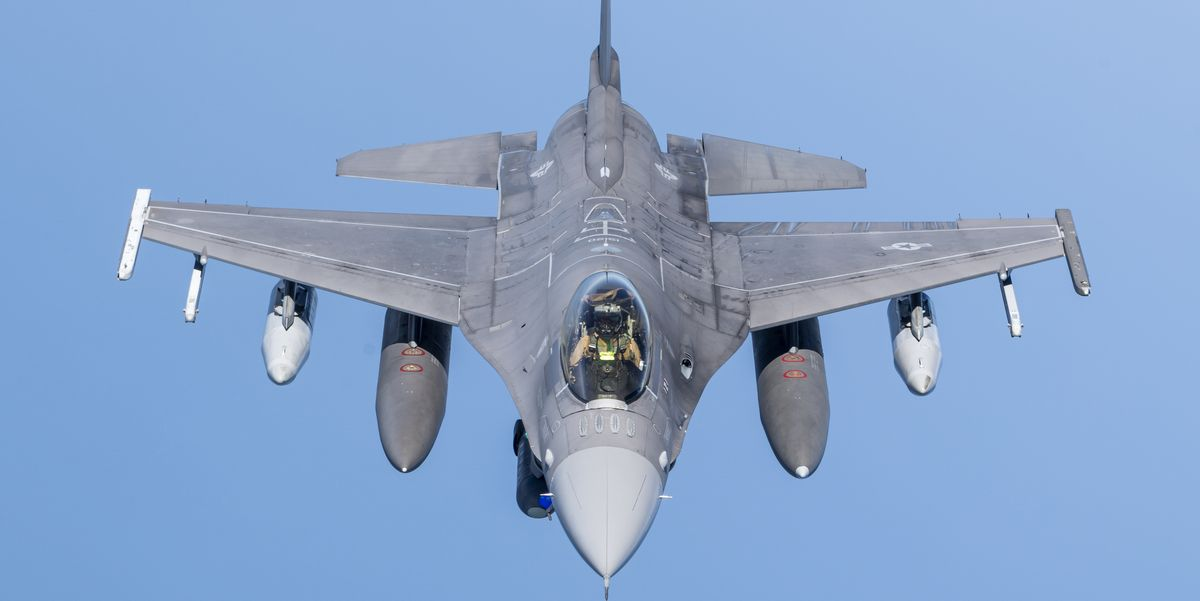
#> input picture 2203/testimg.jpg, 1200 x 601 px
$ jupyter execute finalterm.ipynb
#> lines starting #> are read from the running program, lines starting #| are printed output that depends on the picture
### images

[cell 1]
import cv2
import matplotlib.pyplot as plt

# read the image
img = cv2.imread("../testimg.jpg",)
#> img is the input picture: shape (601, 1200, 3); mean B, G, R 203.1, 164.3, 136.2

# some flags
cv2.IMREAD_COLOR # loading a color image
cv2.IMREAD_GRAYSCALE # loading image as grayscale
cv2.IMREAD_UNCHANGED # loading image with alpha channel

# COLOR ORDER
# cv2 -> BGR
# matplotlib -> RGB
# cv2 -> matplotlib (BGR-> RGB)

[cell 2]
# read as grayscale
img_grey = cv2.imread("../testimg.jpg", flags=cv2.IMREAD_GRAYSCALE)
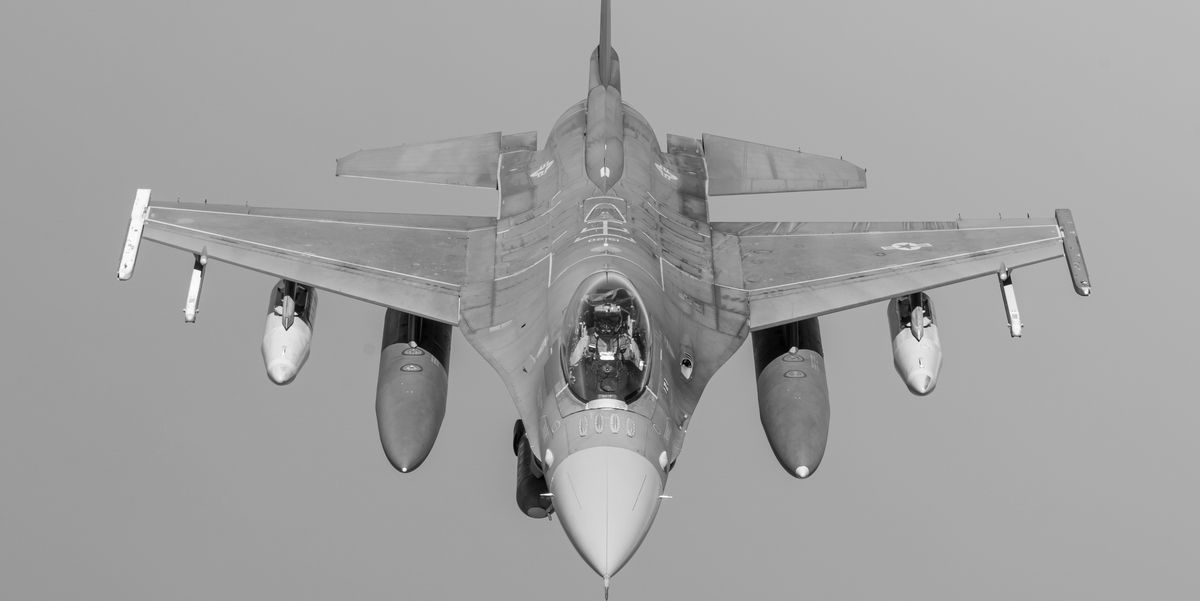
#> img_grey: shape (601, 1200); min 0, max 255, mean 160.4

# read as original
img_org = cv2.imread("../testimg.jpg", flags=cv2.IMREAD_COLOR)


fig, axes = plt.subplots(nrows=1, ncols=2)
ax1, ax2 = axes.flatten()

ax1.imshow(img_grey,cmap="gray")
ax1.set_title("grayscale image")
ax1.axis("off")

# convert BGR to RGB
img_org = cv2.cvtColor(img_org, code=cv2.COLOR_BGR2RGB)
ax2.imshow(img_org)
ax2.set_title("original image")
ax2.axis("off")
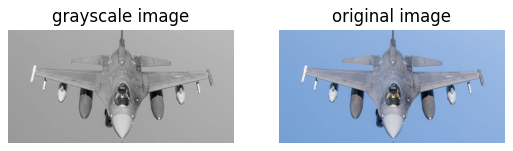
#> figure drawn by matplotlib, 2 panels

**Resizing**

[cell 3]
img = cv2.imread("../testimg.jpg", 0)

# resize image
img = cv2.resize(img,dsize=(100,50)) # takes in (W,H)
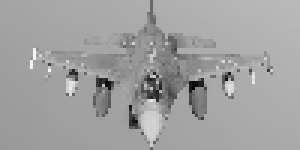
#> img: shape (50, 100) (shown 3 times larger); min 8, max 248, mean 160.4

plt.imshow(img, cmap="gray")
plt.axis("off")

**cropping**

Format: [y_start:y_end, x_start:x_end]

[cell 4]
img = cv2.imread("../testimg.jpg", 0)

# cropping image
cropped = img[200:400,300:900]
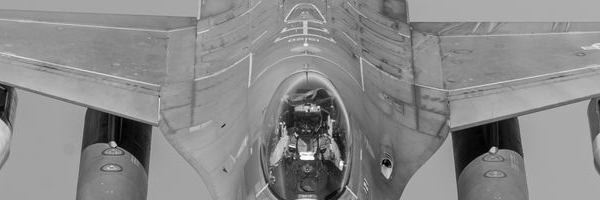
#> cropped: shape (200, 600); min 0, max 255, mean 137.1

plt.imshow(cropped, cmap="gray")
plt.axis("off")
